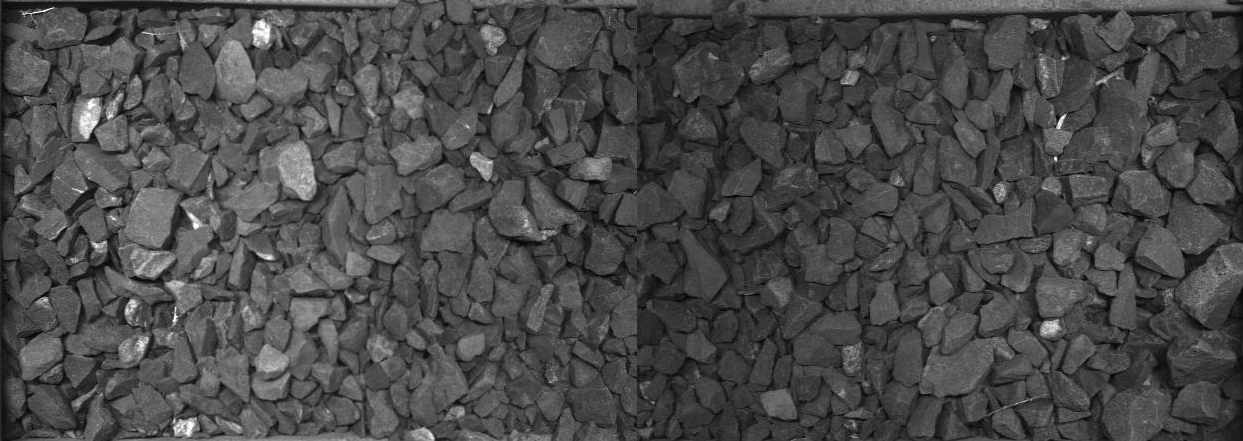
#> input picture zetica_data/raw/crib_0000000_0000000_425_866.png, 1243 x 441 px; its folder holds only this picture in this run
$ python test_zetica_batch_background.py
#> lines starting #> are read from the running program, lines starting #| are printed output that depends on the picture
### test_zetica.py
# -*- coding: utf-8 -*-
"""
Created on Mon Feb 14 15:57:04 2022

@author: zhangq
"""

import numpy as np
import matplotlib.pyplot as plt
import scipy.linalg as li
from imageio import imread
import pywt
from skimage.restoration import denoise_wavelet, estimate_sigma
import glob
import scipy.ndimage as ni
from datetime import datetime

def quadratic_surfacefit_mask(zdata, mask):
    M, N = np.shape(zdata)
    xvector = np.arange(0, N) / N #normalisation to avoid large values in high order terms
    yvector = np.arange(0, M) / M #normalisation to avoid large values in high order terms
    xdata, ydata = np.meshgrid(xvector, yvector)
    xdata_masked = xdata[mask]
    ydata_masked = ydata[mask]
    zdata_masked = zdata[mask]
    A = np.zeros((6, 6))
    A[0, 0] = np.sum(np.power(xdata_masked, 4))
    A[0, 1] = A[1, 0] = np.sum(np.power(xdata_masked, 2) * np.power(ydata_masked, 2))
    A[0, 2] = A[2, 0] = np.sum(np.power(xdata_masked, 3) * ydata_masked)
    A[0, 3] = A[3, 0] = np.sum(np.power(xdata_masked, 3))
    A[0, 4] = A[4, 0] = np.sum(np.power(xdata_masked, 2) * ydata_masked)
    A[0, 5] = A[5, 0] = np.sum(np.power(xdata_masked, 2))
    A[1, 1] = np.sum(np.power(ydata_masked, 4))
    A[1, 2] = A[2, 1] = np.sum(xdata_masked * np.power(ydata_masked, 3))
    A[1, 3] = A[3, 1] = np.sum(xdata_masked * np.power(ydata_masked, 2))
    A[1, 4] = A[4, 1] = np.sum(np.power(ydata_masked, 3))
    A[1, 5] = A[5, 1] = np.sum(np.power(ydata_masked, 2))
    A[2, 2] = np.sum(np.power(xdata_masked, 2) * np.power(ydata_masked, 2))
    A[2, 3] = A[3, 2] = np.sum(np.power(xdata_masked, 2) * ydata_masked)
    A[2, 4] = A[4, 2] = np.sum(xdata_masked * np.power(ydata_masked, 2))
    A[2, 5] = A[5, 2] = np.sum(xdata_masked * ydata_masked)
    A[3, 3] = np.sum(np.power(xdata_masked, 2))
    A[3, 4] = A[4, 3] = np.sum(xdata_masked * ydata_masked)
    A[3, 5] = A[5, 3] = np.sum(xdata_masked)
    A[4, 4] = np.sum(np.power(ydata_masked, 2))
    A[4, 5] = A[5, 4] = np.sum(ydata_masked)
    A[5, 5] = len(xdata_masked)

    B = np.zeros(6)
    B[0] = np.sum(np.power(xdata_masked, 2) * zdata_masked)
    B[1] = np.sum(np.power(ydata_masked, 2) * zdata_masked)
    B[2] = np.sum(xdata_masked * ydata_masked * zdata_masked)
    B[3] = np.sum(xdata_masked * zdata_masked)
    B[4] = np.sum(ydata_masked * zdata_masked)
    B[5] = np.sum(zdata_masked)
    AI = li.pinvh(A)
    X = np.dot(AI, B)
    a, b, c, d, e, f = X
    zmodel = a * np.power(xdata, 2) + b * np.power(ydata, 2) + c * xdata * ydata + d * xdata + e * ydata + f
    msqe = np.std(zdata - zmodel)
    return zmodel, msqe, X

# [7 lines left out: function rescale, not called in this run]

'''the maximum scale (grain size) considered by the wavelet is the horizontal width dimension divided by this number
so if your image is 1000 pixels wide and maxscale=4, only grains up to 1000/4 = 250 pixels are considered'''
# [43 lines left out: function calculate_PSD_buscombe, not called in this run]

'''the maximum scale (grain size) considered by the wavelet is the horizontal width dimension divided by this number
so if your image is 1000 pixels wide and maxscale=4, only grains up to 1000/4 = 250 pixels are considered'''
# [98 lines left out: functions calculate_PSD, enhance_image_quality, not called in this run]

#====================================
# [51 lines that do not run on import are left out]


### test_zetica_batch_background.py
# -*- coding: utf-8 -*-
"""
Created on Mon Feb 14 15:57:04 2022

@author: zhangq
"""
import numpy as np
import matplotlib.pyplot as plt
from imageio import imread, imwrite
import test_zetica
import glob

fns = glob.glob('zetica_data\\raw\\*.png')
edgeCrop = 20
leftMeans = []
rightMeans = []
coefs = []
for i, fn in enumerate(fns):
    if i % 10 == 0:
        print('%d out of %d' % (i, len(fns)))
    '''Read in the image'''
    im_raw = imread(fn)
#> im_raw is the input picture: shape (441, 1243); min 0, max 255, mean 74
    im0 = im_raw[edgeCrop:-edgeCrop, edgeCrop:637]
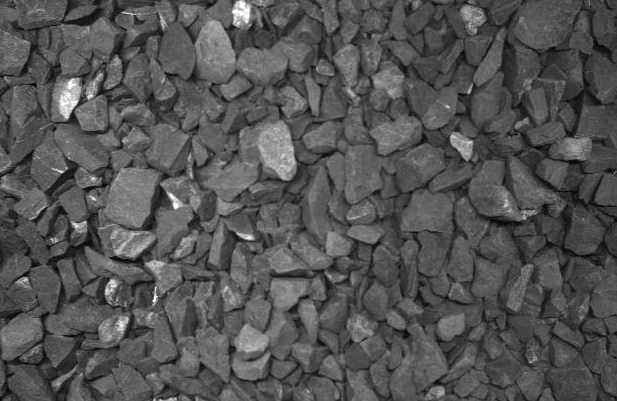
#> im0: shape (401, 617); min 1, max 255, mean 84.1
    im1 = im_raw[edgeCrop:-edgeCrop, 637:-edgeCrop]
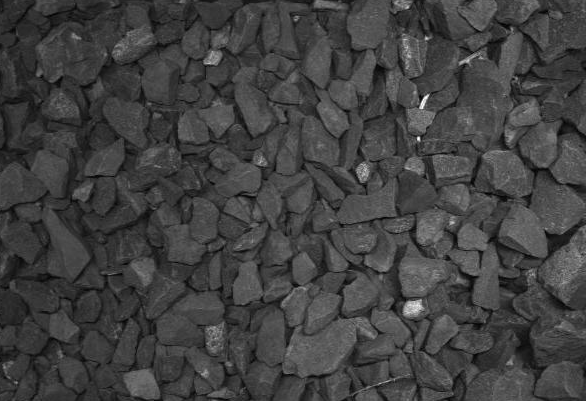
#> im1: shape (401, 586); min 0, max 255, mean 65.1
    M, N = np.shape(im0)
#> M = 401; N = 617
    mask = np.array([[True] * N] * M)
    bkg, mse, cofs = test_zetica.quadratic_surfacefit_mask(im0, mask)
#> in quadratic_surfacefit_mask, `zmodel = a * np.power(xdata, 2) + b * np.power(ydata, 2) + c * xdata *..`:
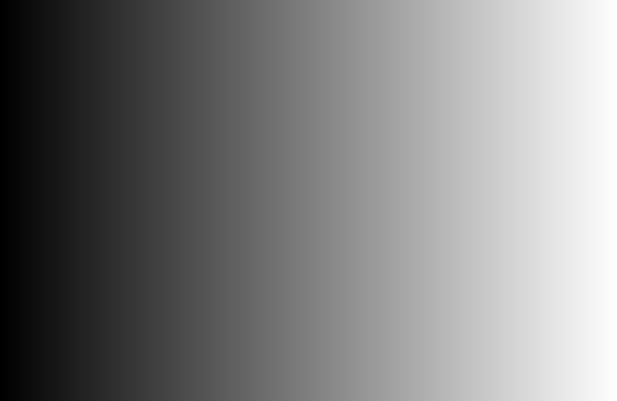
#> xdata: shape (401, 617) float64; min 0, max 0.998, mean 0.499
#> in quadratic_surfacefit_mask, `zmodel = a * np.power(xdata, 2) + b * np.power(ydata, 2) + c * xdata *..`:
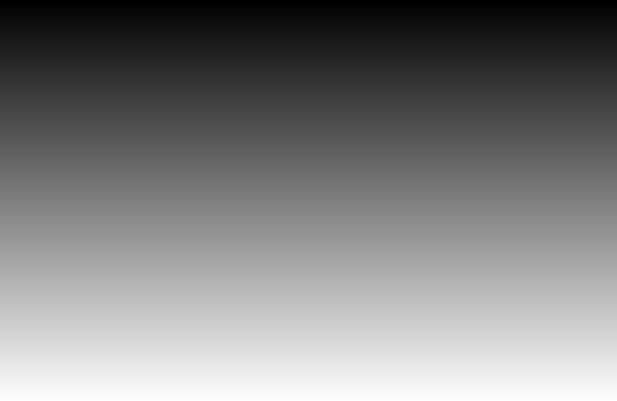
#> ydata: shape (401, 617) float64; min 0, max 0.998, mean 0.499
#> in quadratic_surfacefit_mask, `msqe = np.std(zdata - zmodel)`: msqe = 27.38
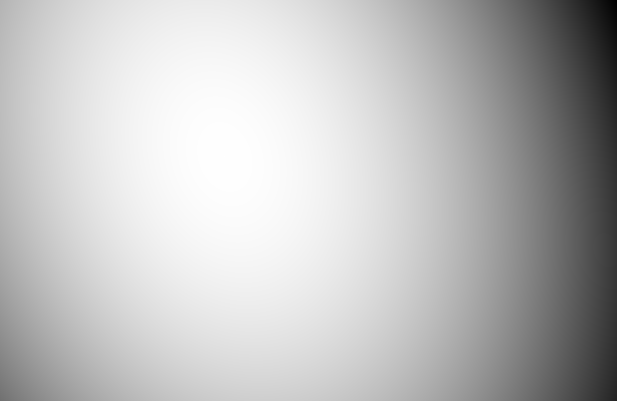
#> bkg: shape (401, 617) float64; min 51.93, max 94.91, mean 84.1; drawn with min black and max white
#> mse = 27.38; cofs = [-87.28, -23.05, 17.34, 56.71, 11.68, 82.32]
    coefs.append(cofs)
    plt.subplot(2,2,1)
    plt.imshow(im0, interpolation = 'none', cmap = 'gray')
    plt.title('Original')
    plt.subplot(2,2,2)
    plt.imshow(bkg, interpolation = 'none')
    plt.title('Fitted background')
    plt.subplot(2,2,3)
    plt.imshow(im0 - bkg, interpolation = 'none', cmap = 'gray')
    plt.title('Background corrected')
    raise SystemExit
    # [7 lines of commented-out code are left out]

coefs = np.array(coefs)
titles = ['a', 'b', 'c', 'd', 'e', 'f']
for i in range(6):
    plt.subplot(2, 3, i + 1)
    plt.plot(coefs[:, i])
    if i == 0:
        plt.title(r'a$(ax^2+by^2+cxy+dx+ey+f)$')
    else:
        plt.title(titles[i])
    plt.grid(True)
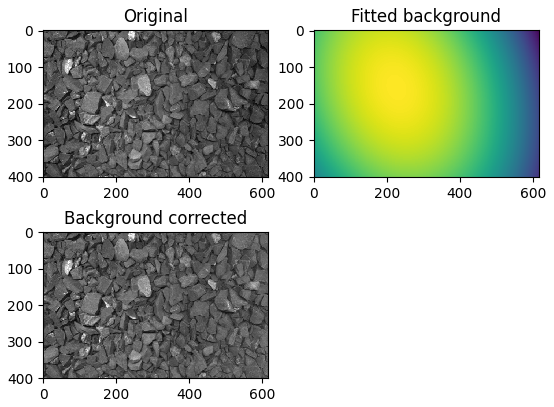
#> figure drawn by matplotlib, 3 panels
#> (the program exits here)
